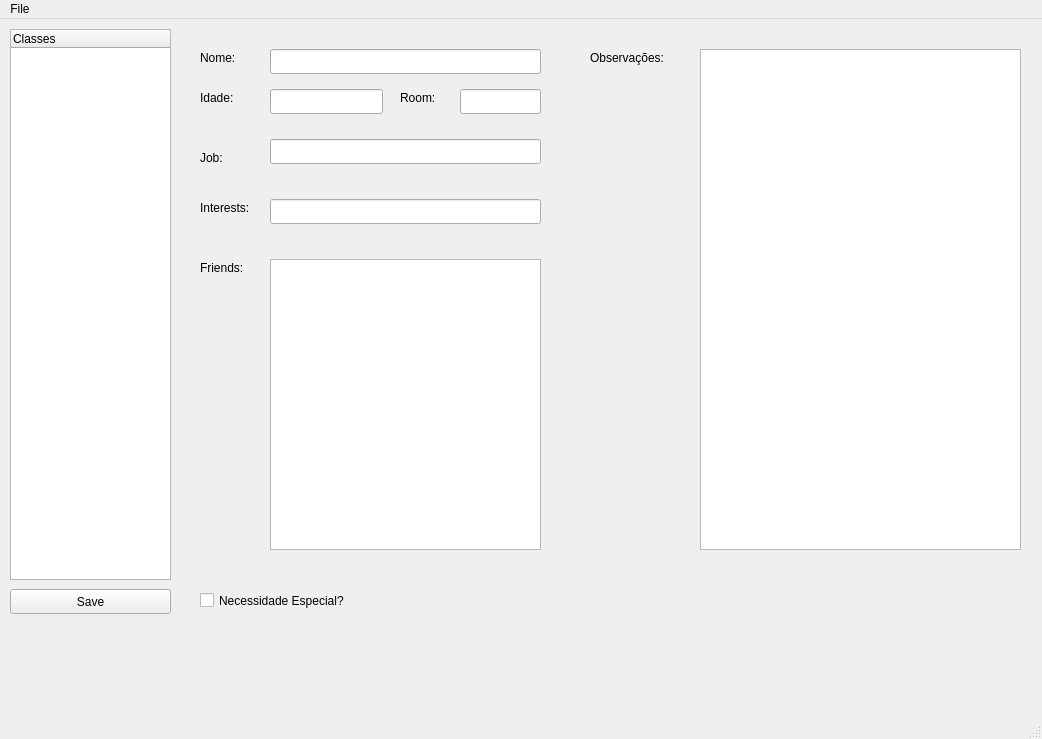
<?xml version="1.0" encoding="UTF-8"?>
<ui version="4.0">
 <class>MainWindow</class>
 <widget class="QMainWindow" name="MainWindow">
  <property name="geometry">
   <rect>
    <x>0</x>
    <y>0</y>
    <width>1042</width>
    <height>739</height>
   </rect>
  </property>
  <property name="windowTitle">
   <string>Escola Virtual</string>
  </property>
  <widget class="QWidget" name="centralwidget">
   <widget class="QTreeWidget" name="treeWidget">
    <property name="geometry">
     <rect>
      <x>10</x>
      <y>10</y>
      <width>161</width>
      <height>551</height>
     </rect>
    </property>
    <column>
     <property name="text">
      <string>Classes</string>
     </property>
    </column>
   </widget>
   <widget class="QPushButton" name="saveButton">
    <property name="geometry">
     <rect>
      <x>10</x>
      <y>570</y>
      <width>161</width>
      <height>25</height>
     </rect>
    </property>
    <property name="text">
     <string>Save</string>
    </property>
   </widget>
   <widget class="QStackedWidget" name="Stack">
    <property name="geometry">
     <rect>
      <x>180</x>
      <y>10</y>
      <width>851</width>
      <height>681</height>
     </rect>
    </property>
    <widget class="QWidget" name="Alunos">
     <widget class="QLineEdit" name="ageEdit">
      <property name="geometry">
       <rect>
        <x>90</x>
        <y>60</y>
        <width>113</width>
        <height>25</height>
       </rect>
      </property>
     </widget>
     <widget class="QTextEdit" name="friendsEdit">
      <property name="geometry">
       <rect>
        <x>90</x>
        <y>230</y>
        <width>271</width>
        <height>291</height>
       </rect>
      </property>
     </widget>
     <widget class="QLabel" name="nameLabel">
      <property name="geometry">
       <rect>
        <x>20</x>
        <y>20</y>
        <width>67</width>
        <height>17</height>
       </rect>
      </property>
      <property name="text">
       <string>Nome:</string>
      </property>
     </widget>
     <widget class="QLineEdit" name="jobEdit">
      <property name="geometry">
       <rect>
        <x>90</x>
        <y>110</y>
        <width>271</width>
        <height>25</height>
       </rect>
      </property>
     </widget>
     <widget class="QLabel" name="ageLabel">
      <property name="geometry">
       <rect>
        <x>20</x>
        <y>60</y>
        <width>67</width>
        <height>17</height>
       </rect>
      </property>
      <property name="text">
       <string>Idade:</string>
      </property>
     </widget>
     <widget class="QLabel" name="friendsLabel">
      <property name="geometry">
       <rect>
        <x>20</x>
        <y>230</y>
        <width>67</width>
        <height>17</height>
       </rect>
      </property>
      <property name="text">
       <string>Friends:</string>
      </property>
     </widget>
     <widget class="QLabel" name="interestsLabel">
      <property name="geometry">
       <rect>
        <x>20</x>
        <y>170</y>
        <width>67</width>
        <height>17</height>
       </rect>
      </property>
      <property name="text">
       <string>Interests:</string>
      </property>
     </widget>
     <widget class="QLabel" name="jobLabel">
      <property name="geometry">
       <rect>
        <x>20</x>
        <y>120</y>
        <width>67</width>
        <height>17</height>
       </rect>
      </property>
      <property name="text">
       <string>Job:</string>
      </property>
     </widget>
     <widget class="QLineEdit" name="interestsEdit">
      <property name="geometry">
       <rect>
        <x>90</x>
        <y>170</y>
        <width>271</width>
        <height>25</height>
       </rect>
      </property>
     </widget>
     <widget class="QLineEdit" name="nameEdit">
      <property name="geometry">
       <rect>
        <x>90</x>
        <y>20</y>
        <width>271</width>
        <height>25</height>
       </rect>
      </property>
     </widget>
     <widget class="QLabel" name="studentRoomLabel">
      <property name="geometry">
       <rect>
        <x>220</x>
        <y>60</y>
        <width>67</width>
        <height>17</height>
       </rect>
      </property>
      <property name="text">
       <string>Room:</string>
      </property>
     </widget>
     <widget class="QLineEdit" name="studentRoomEdit">
      <property name="geometry">
       <rect>
        <x>280</x>
        <y>60</y>
        <width>81</width>
        <height>25</height>
       </rect>
      </property>
     </widget>
     <widget class="QCheckBox" name="checkBox">
      <property name="geometry">
       <rect>
        <x>20</x>
        <y>560</y>
        <width>171</width>
        <height>23</height>
       </rect>
      </property>
      <property name="text">
       <string>Necessidade Especial?</string>
      </property>
     </widget>
     <widget class="QTextEdit" name="studentNotes">
      <property name="geometry">
       <rect>
        <x>520</x>
        <y>20</y>
        <width>321</width>
        <height>501</height>
       </rect>
      </property>
     </widget>
     <widget class="QLabel" name="studentNotesLabel">
      <property name="geometry">
       <rect>
        <x>410</x>
        <y>20</y>
        <width>101</width>
        <height>17</height>
       </rect>
      </property>
      <property name="text">
       <string>Observações:</string>
      </property>
     </widget>
    </widget>
    <widget class="QWidget" name="Sala">
     <widget class="QLabel" name="roomLabel">
      <property name="geometry">
       <rect>
        <x>30</x>
        <y>20</y>
        <width>67</width>
        <height>17</height>
       </rect>
      </property>
      <property name="text">
       <string>Room:</string>
      </property>
     </widget>
     <widget class="QLineEdit" name="roomEdit">
      <property name="geometry">
       <rect>
        <x>90</x>
        <y>20</y>
        <width>71</width>
        <height>25</height>
       </rect>
      </property>
     </widget>
     <widget class="QTextEdit" name="notesEdit">
      <property name="geometry">
       <rect>
        <x>490</x>
        <y>80</y>
        <width>291</width>
        <height>521</height>
       </rect>
      </property>
     </widget>
     <widget class="QLabel" name="notesLabel">
      <property name="geometry">
       <rect>
        <x>400</x>
        <y>90</y>
        <width>91</width>
        <height>17</height>
       </rect>
      </property>
      <property name="text">
       <string>Notes:</string>
      </property>
     </widget>
     <widget class="QLabel" name="attributesLabel">
      <property name="geometry">
       <rect>
        <x>0</x>
        <y>90</y>
        <width>111</width>
        <height>21</height>
       </rect>
      </property>
      <property name="text">
       <string>Attributes:</string>
      </property>
     </widget>
     <widget class="QTextEdit" name="attributesEdit">
      <property name="geometry">
       <rect>
        <x>90</x>
        <y>80</y>
        <width>271</width>
        <height>521</height>
       </rect>
      </property>
     </widget>
     <widget class="QLabel" name="dateTimeLabel">
      <property name="geometry">
       <rect>
        <x>190</x>
        <y>20</y>
        <width>81</width>
        <height>17</height>
       </rect>
      </property>
      <property name="text">
       <string>Date/Time:</string>
      </property>
     </widget>
     <widget class="QLineEdit" name="dateTimeEdit">
      <property name="geometry">
       <rect>
        <x>280</x>
        <y>20</y>
        <width>241</width>
        <height>25</height>
       </rect>
      </property>
     </widget>
     <widget class="QLabel" name="classTeacherLabel">
      <property name="geometry">
       <rect>
        <x>540</x>
        <y>20</y>
        <width>81</width>
        <height>17</height>
       </rect>
      </property>
      <property name="text">
       <string>Professor:</string>
      </property>
     </widget>
     <widget class="QLineEdit" name="classTeacherEdit">
      <property name="geometry">
       <rect>
        <x>620</x>
        <y>20</y>
        <width>161</width>
        <height>25</height>
       </rect>
      </property>
     </widget>
    </widget>
   </widget>
  </widget>
  <widget class="QMenuBar" name="menubar">
   <property name="geometry">
    <rect>
     <x>0</x>
     <y>0</y>
     <width>1042</width>
     <height>22</height>
    </rect>
   </property>
   <widget class="QMenu" name="menuFile">
    <property name="title">
     <string>File</string>
    </property>
    <widget class="QMenu" name="menuNew">
     <property name="title">
      <string>New</string>
     </property>
     <addaction name="actionRoom"/>
     <addaction name="actionStudent"/>
    </widget>
    <addaction name="menuNew"/>
   </widget>
   <addaction name="menuFile"/>
  </widget>
  <widget class="QStatusBar" name="statusbar"/>
  <action name="actionRoom">
   <property name="text">
    <string>Room</string>
   </property>
  </action>
  <action name="actionStudent">
   <property name="text">
    <string>Student</string>
   </property>
  </action>
 </widget>
 <resources/>
 <connections/>
</ui>
